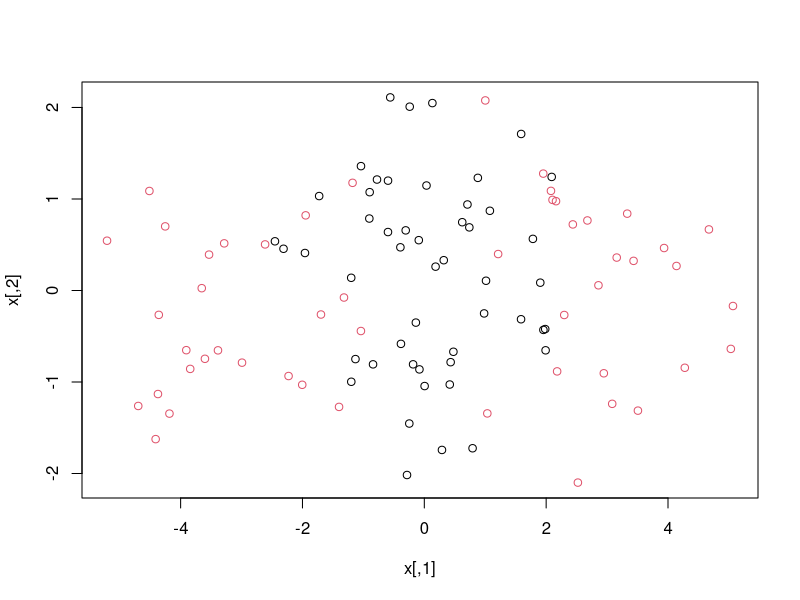
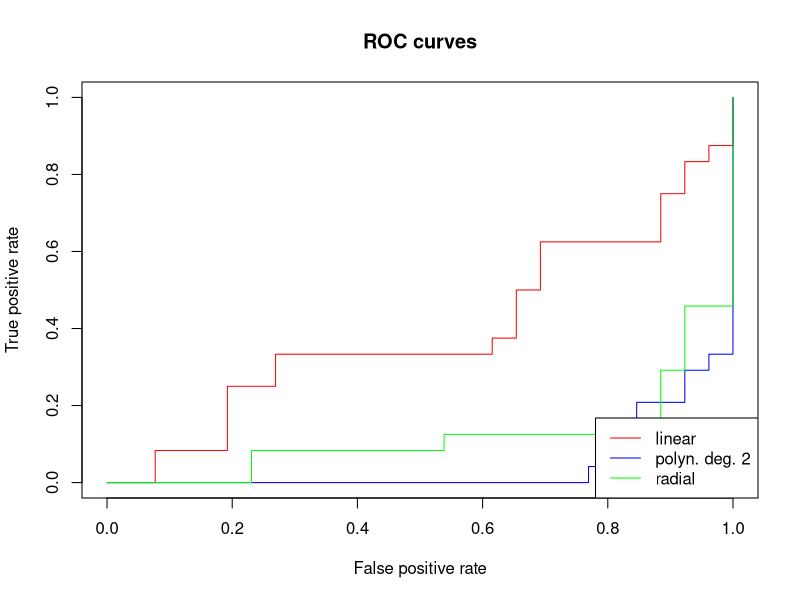
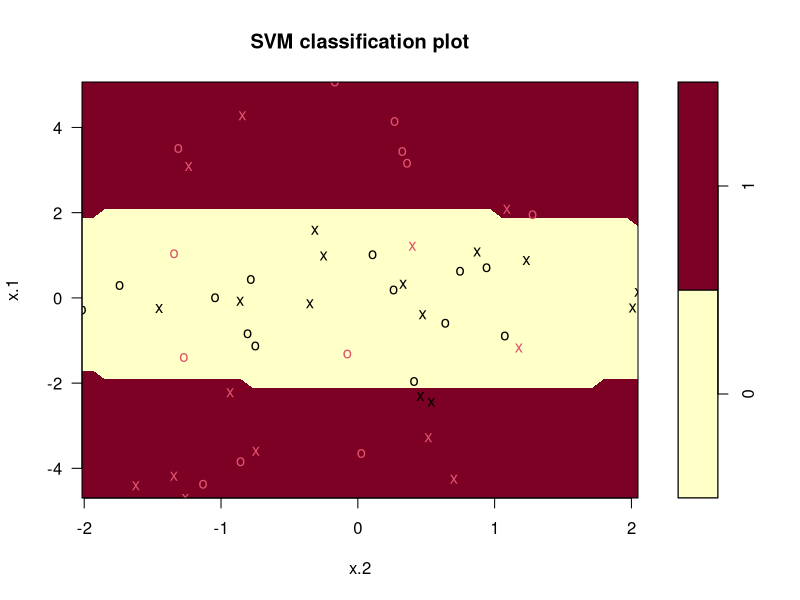
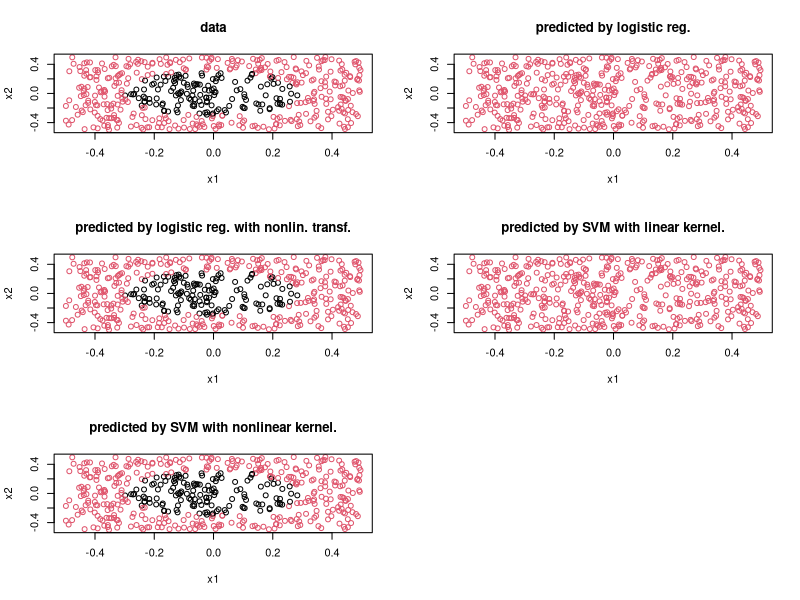

Source code (R) for these figures, in order:

# Applied

# 4
library(e1071)

set.seed(2)
x = matrix( rnorm(100*2), ncol=2)
y = c(rep(0, 50), rep(1, 50))
x[51:75] = x[51:75] + 3
x[76:100] = x[76:100] - 3
plot(x, col=y+1)
data = data.frame( x=x, y=as.factor(y) )

train = sample(1:100, size=50, replace=FALSE)
test = -train

cost = c(0.1, 1, 10, 100, 1000)
gamma = c(0.5, 1, 2, 3, 4)

# polynomial degree 1
svmfit_deg1 = tune(svm, y ~ ., data=data[train, ], kernel="polynomial", degree=1, 
                   scale=FALSE, decision.values=T,
                   range=list(cost=cost) )$best.model

table(pred_train = predict(svmfit_deg1, newdata=data[train, ]), truth_train=data[train, ]$y)
#           truth_train
# pred_train  0  1
#          0  0  0
#          1 22 28
table(pred_test = predict(svmfit_deg1, newdata=data[test, ]), truth_test=data[test, ]$y)
#          truth_test
# pred_test  0  1
#         0  0  0
#         1 28 22

# polynomial degree 2
svmfit_deg2 = tune(svm, y ~ ., data=data[train, ], kernel="polynomial", degree=2, 
                   scale=FALSE, decision.values=T,
                   range=list(cost=cost) )$best.model

table(pred_train = predict(svmfit_deg2, newdata=data[train, ]), truth_train=data[train, ]$y)
#            truth_train
# pred_train  0  1
#          0 18  4
#          1  4 24
table(pred_test = predict(svmfit_deg2, newdata=data[test, ]), truth_test=data[test, ]$y)
#          truth_test
# pred_test  0  1
#          0 22  4
#          1  6 18


# polynomial degree 3
svmfit_deg3 = tune(svm, y ~ ., data=data[train, ], kernel="polynomial", degree=3, 
                   scale=FALSE, decision.values=T,
                   range=list(cost=cost) )$best.model

table(pred_train = predict(svmfit_deg3, newdata=data[train, ]), truth_train=data[train, ]$y)
#           truth_train
# pred_train  0  1
#          0  2  0
#          1 20 28
table(pred_test = predict(svmfit_deg3, newdata=data[test, ]), truth_test=data[test, ]$y)
#          truth_test
# pred_test  0  1
#         0  2  1
#         1 26 21


# polynomial degree 4
svmfit_deg4 = tune(svm, y ~ ., data=data[train, ], kernel="polynomial", degree=4, 
                   scale=FALSE, decision.values=T,
                   range=list(cost=cost) )$best.model

table(pred_train = predict(svmfit_deg4, newdata=data[train, ]), truth_train=data[train, ]$y)
#           truth_train
# pred_train  0  1
#           0 22  1
#           1 0 27
table(pred_test = predict(svmfit_deg4, newdata=data[test, ]), truth_test=data[test, ]$y)
#          truth_test
# pred_test  0  1
#         0 23  6
#         1  5 16

# polynomial kernels with odd degrees give very bad results, interesting!

# radial
svmfit_radial = tune(svm, y ~ ., data=data[train, ], kernel="radial", 
                     scale=FALSE, decision.values=T,
                   range=list(cost=cost, gamma=gamma) )$best.model

table(pred_train = predict(svmfit_radial, newdata=data[train, ]), truth_train=data[train, ]$y)
#           truth_train
# pred_train  0  1
#          0 22  0
#          1  0 28
table(pred_test = predict(svmfit_radial, newdata=data[test, ]), truth_test=data[test, ]$y)
#          truth_test
# pred_test  0  1
#         0 20  5
#        1  8 17


# ROC curves
library(ROCR)
rocplot = function(pred, truth, ...)
{
  predob = prediction(pred, truth)
  perf = performance(predob, "tpr", "fpr")
  plot(perf, ...)
}

svmfit_deg1_scores = attributes( predict(svmfit_deg1, newdata=data[test, ], 
                                         decision.values=TRUE) )$decision.values

svmfit_deg2_scores = attributes( predict(svmfit_deg2, newdata=data[test, ], 
                                         decision.values=TRUE) )$decision.values

svmfit_radial_scores = attributes( predict(svmfit_radial, newdata=data[test, ], 
                                         decision.values=TRUE) )$decision.values

rocplot(svmfit_deg1_scores, data$y[test], col="red", main="ROC curves")
rocplot(svmfit_deg2_scores, data$y[test], add=TRUE, col="blue")
rocplot(svmfit_radial_scores, data$y[test], add=TRUE, col="green")
legend("bottomright", legend = c("linear", "polyn. deg. 2", "radial"), 
       col=c("red", "blue", "green"), lty=1)

# so 2nd degree polynomial kernel gives the best ROC curve
plot(svmfit_deg2, data[test, ])



# 5a
set.seed(1)
x1 = runif(500) - 0.5
x2 = runif(500) - 0.5
y = 1*(x1^2 + x2^2 > 0.3^2)    # circular disk
data = data.frame(x1=x1, x2=x2, y=as.factor(y))

# 5b
par(mfrow=c(3,2))
x = cbind(x1, x2)
plot(x, col=y+1, main="data")

# 5c
logistic_mod = glm(y ~ ., data=data, family=binomial)
summary(logistic_mod)

# 5d
lin_prob = predict(logistic_mod, newdata=data, type="response")
lin_yhat = ifelse(lin_prob > 0.5, 1, 0)
plot(x, col=lin_yhat+1, main="predicted by logistic reg.")

# 5e
nonlin_logistic_mod = glm(y ~ x1 + x2 + I(x1^2) + I(x2^2) + I(x1*x2), data=data, family=binomial)

# 5f
nonlin_prob = predict(nonlin_logistic_mod, newdata=data, type="response")
nonlin_yhat = ifelse(nonlin_prob > 0.5, 1, 0)
plot(x, col=nonlin_yhat+1, main="predicted by logistic reg. with nonlin. transf.")

# 5g
library(e1071)
cost = c(0.1, 1, 10, 100, 1000)
gamma = c(0.5, 1, 2, 3, 4)
lin_svm_mod = tune(svm, y ~ ., data=data, kernel="linear",
                   scale=FALSE, decision.values=T,
                   range=list(cost=cost) )$best.model
lin_svm_yhat = as.numeric( predict(lin_svm_mod, newdata=data) ) -1
plot(x, col=lin_svm_yhat+1, main="predicted by SVM with linear kernel.")

# 5h
nonlin_svm_mod = tune(svm, y ~ ., data=data, kernel="radial", 
                   scale=FALSE, decision.values=T,
                   range=list(cost=cost, gamma=gamma) )$best.model
nonlin_svm_yhat = as.numeric( predict(nonlin_svm_mod, newdata=data) ) - 1
plot(x, col=nonlin_svm_yhat+1, main="predicted by SVM with nonlinear kernel.")
